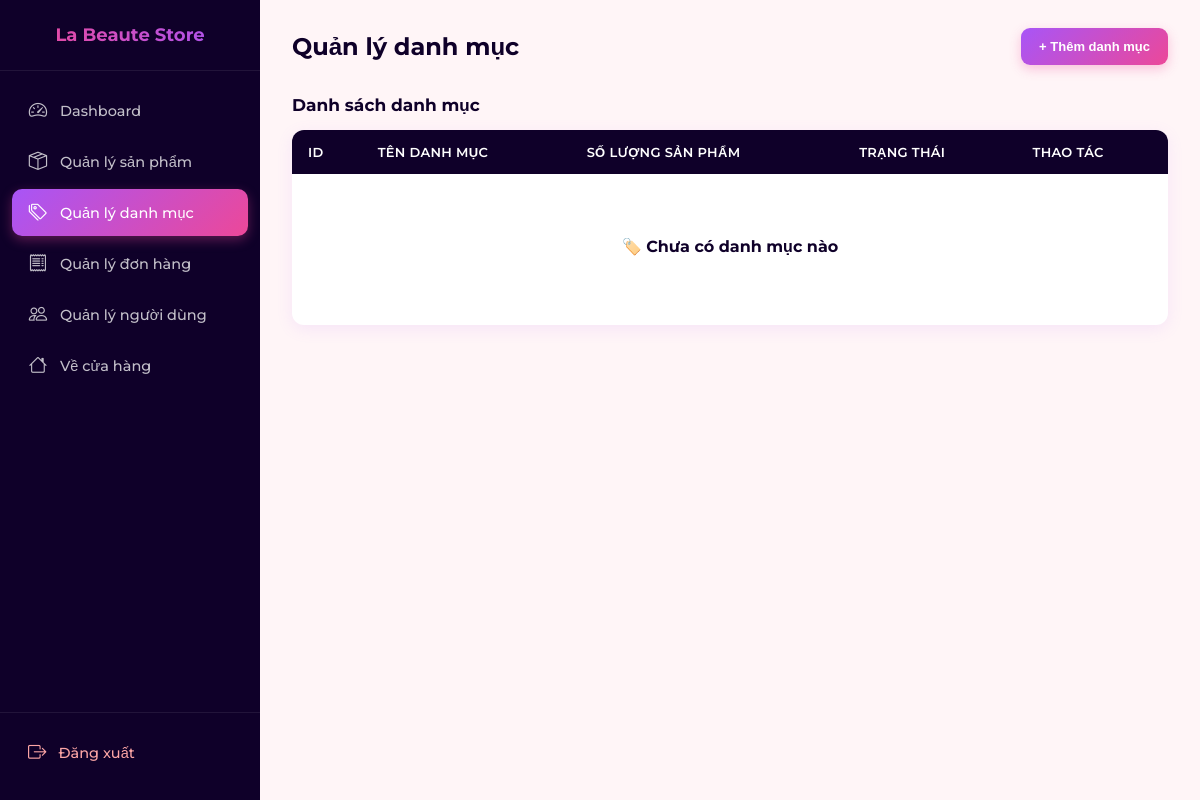
Before: /admin/categories.php (signed in) with the older database file.
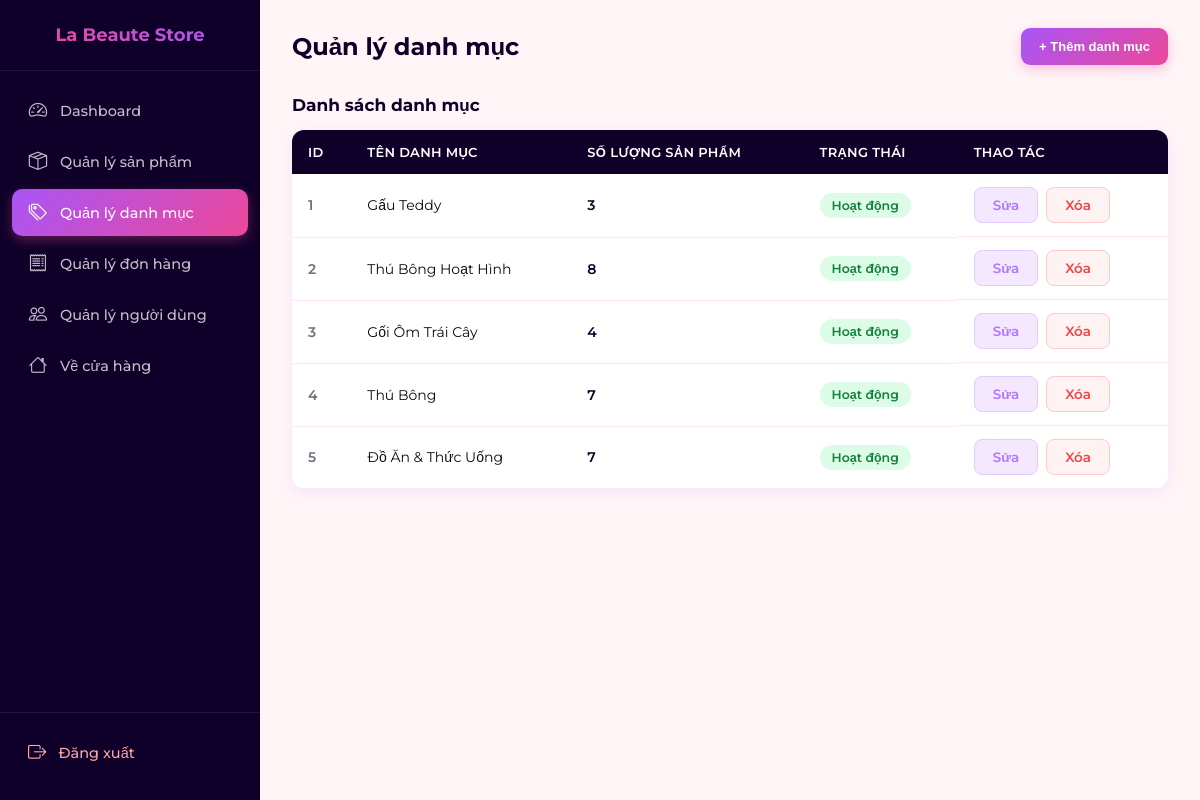
After: the same page with the newer database file.
### tables this page shows
CREATE TABLE IF NOT EXISTS categories (
    id INT AUTO_INCREMENT PRIMARY KEY,
    name VARCHAR(100) NOT NULL,
    status TINYINT DEFAULT 1
);

### admin/categories.php (the view, shortened to what this page needs)
<?php
$database = new Database();
$db = $database->getConnection();
$stmt = $db->query("SELECT c.*, COUNT(p.id) AS product_count
                    FROM categories c
                    LEFT JOIN products p ON c.id = p.category_id
                    GROUP BY c.id
                    ORDER BY c.id ASC");
$categories = $stmt->fetchAll(PDO::FETCH_ASSOC);
?>
<!DOCTYPE html>
<html lang="vi">
<head>
    <link rel="stylesheet" href="../assets/css/admin.css">
</head>
<body>
    <?php include '../includes/navbar_admin.php'; ?>
    <div class="admin-content">
        <div class="admin-page-header">
            <h2>Quản lý danh mục</h2>
            <button type="button" class="btn btn-primary" id="btn-show-category-form">
                + Thêm danh mục
            </button>
        </div>
        <div class="product-list-section">
            <h3 class="section-title">Danh sách danh mục</h3>
            <table class="admin-table">
                <thead>
                    <tr>
                        <th>ID</th>
                        <th>Tên danh mục</th>
                        <th>Số lượng sản phẩm</th>
                        <th>Trạng thái</th>
                        <th>Thao tác</th>
                    </tr>
                </thead>
                <tbody>
                    <?php if (!empty($categories)): ?>
                    <?php foreach ($categories as $category): ?>
                    <tr>
                        <td><?= (int)$category['id'] ?></td>
                        <td><?= htmlspecialchars($category['name']) ?></td>
                        <td><?= (int)$category['product_count'] ?></td>
                        <td>
                            <?php if ((int)$category['status'] === 1): ?>
                            <span class="badge badge-success">Hoạt động</span>
                            <?php else: ?>
                            <span class="badge badge-danger">Ẩn</span>
                            <?php endif; ?>
                        </td>
                        <td class="admin-actions">
                            <a href="categories.php?edit=<?= (int)$category['id'] ?>" class="btn btn-edit">
                                Sửa
                            </a>
                            <a href="categories.php?action=category_delete&id=<?= (int)$category['id'] ?>"
                                class="btn btn-delete btn-delete-confirm"
                                onclick="return confirm('Bạn có chắc chắn muốn xóa danh mục này?');">
                                Xóa
                            </a>
                        </td>
                    </tr>
                    <?php endforeach; ?>
                    <?php else: ?>
                    <tr>
                        <td colspan="5">
                            <div class="empty-product">
                                <strong>🏷️ Chưa có danh mục nào</strong>
                            </div>
                        </td>
                    </tr>
                    <?php endif; ?>
                </tbody>
            </table>
        </div>
    </div>
</body>
</html>

Changed rows visible on the page:
added categories: id "1", name "Gấu Teddy", product_count "3", status "Hoạt động"
added categories: id "2", name "Thú Bông Hoạt Hình", product_count "8", status "Hoạt động"
added categories: id "3", name "Gối Ôm Trái Cây", product_count "4", status "Hoạt động"
added categories: id "4", name "Thú Bông", product_count "7", status "Hoạt động"
added categories: id "5", name "Đồ Ăn & Thức Uống", product_count "7", status "Hoạt động"
Other visible differences:
text no longer shown: "🏷️ Chưa có danh mục nào"
